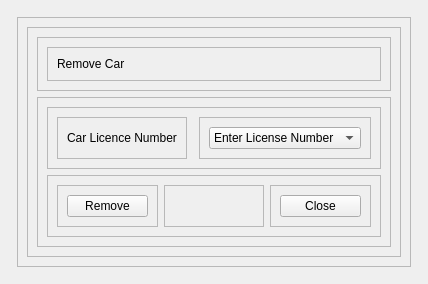
            <widget class="QWidget" name="tab_19">
             <attribute name="title">
              <string>Remove Car</string>
             </attribute>
             <layout class="QGridLayout" name="gridLayout_155">
              <item row="0" column="1">
               <widget class="QFrame" name="frame_215">
                <property name="frameShape">
                 <enum>QFrame::StyledPanel</enum>
                </property>
                <property name="frameShadow">
                 <enum>QFrame::Raised</enum>
                </property>
               </widget>
              </item>
              <item row="0" column="2">
               <widget class="QFrame" name="frame_216">
                <property name="frameShape">
                 <enum>QFrame::StyledPanel</enum>
                </property>
                <property name="frameShadow">
                 <enum>QFrame::Raised</enum>
                </property>
               </widget>
              </item>
              <item row="0" column="3">
               <widget class="QFrame" name="frame_217">
                <property name="frameShape">
                 <enum>QFrame::StyledPanel</enum>
                </property>
                <property name="frameShadow">
                 <enum>QFrame::Raised</enum>
                </property>
               </widget>
              </item>
              <item row="1" column="0">
               <widget class="QFrame" name="frame_219">
                <property name="frameShape">
                 <enum>QFrame::StyledPanel</enum>
                </property>
                <property name="frameShadow">
                 <enum>QFrame::Raised</enum>
                </property>
               </widget>
              </item>
              <item row="1" column="1" colspan="2">
               <widget class="QFrame" name="frame_214">
                <property name="frameShape">
                 <enum>QFrame::StyledPanel</enum>
                </property>
                <property name="frameShadow">
                 <enum>QFrame::Raised</enum>
                </property>
                <layout class="QGridLayout" name="gridLayout_154">
                 <item row="0" column="0">
                  <widget class="QFrame" name="frame_213">
                   <property name="frameShape">
                    <enum>QFrame::StyledPanel</enum>
                   </property>
                   <property name="frameShadow">
                    <enum>QFrame::Raised</enum>
                   </property>
                   <layout class="QGridLayout" name="gridLayout_152">
                    <item row="0" column="0">
                     <widget class="QFrame" name="frame_4">
                      <property name="frameShape">
                       <enum>QFrame::StyledPanel</enum>
                      </property>
                      <property name="frameShadow">
                       <enum>QFrame::Raised</enum>
                      </property>
                      <layout class="QGridLayout" name="gridLayout_151">
                       <item row="0" column="0">
                        <widget class="QFrame" name="frame_223">
                         <property name="frameShape">
                          <enum>QFrame::StyledPanel</enum>
                         </property>
                         <property name="frameShadow">
                          <enum>QFrame::Raised</enum>
                         </property>
                         <layout class="QGridLayout" name="gridLayout_156">
                          <item row="0" column="0">
                           <widget class="QLabel" name="label_57">
                            <property name="text">
                             <string>Remove Car</string>
                            </property>
                           </widget>
                          </item>
                         </layout>
                        </widget>
                       </item>
                      </layout>
                     </widget>
                    </item>
                    <item row="1" column="0">
                     <widget class="QFrame" name="frame_204">
                      <property name="frameShape">
                       <enum>QFrame::StyledPanel</enum>
                      </property>
                      <property name="frameShadow">
                       <enum>QFrame::Raised</enum>
                      </property>
                      <layout class="QGridLayout" name="gridLayout_150">
                       <item row="0" column="0">
                        <widget class="QFrame" name="frame_205">
                         <property name="frameShape">
                          <enum>QFrame::StyledPanel</enum>
                         </property>
                         <property name="frameShadow">
                          <enum>QFrame::Raised</enum>
                         </property>
                         <layout class="QGridLayout" name="gridLayout_146">
                          <item row="0" column="2">
                           <widget class="QFrame" name="frame_208">
                            <property name="frameShape">
                             <enum>QFrame::StyledPanel</enum>
                            </property>
                            <property name="frameShadow">
                             <enum>QFrame::Raised</enum>
                            </property>
                            <layout class="QGridLayout" name="gridLayout_145">
                             <item row="0" column="0">
                              <widget class="QComboBox" name="removecarlicence">
                               <item>
                                <property name="text">
                                 <string>Enter License Number</string>
                                </property>
                               </item>
                              </widget>
                             </item>
                            </layout>
                           </widget>
                          </item>
                          <item row="0" column="0">
                           <widget class="QFrame" name="frame_207">
                            <property name="frameShape">
                             <enum>QFrame::StyledPanel</enum>
                            </property>
                            <property name="frameShadow">
                             <enum>QFrame::Raised</enum>
                            </property>
                            <layout class="QGridLayout" name="gridLayout_144">
                             <item row="0" column="0">
                              <widget class="QLabel" name="label_58">
                               <property name="text">
                                <string>Car Licence Number</string>
                               </property>
                              </widget>
                             </item>
                            </layout>
                           </widget>
                          </item>
                          <item row="0" column="1">
                           <widget class="QFrame" name="frame_209">
                            <property name="frameShape">
                             <enum>QFrame::StyledPanel</enum>
                            </property>
                            <property name="frameShadow">
                             <enum>QFrame::Raised</enum>
                            </property>
                           </widget>
                          </item>
                         </layout>
                        </widget>
                       </item>
                       <item row="1" column="0">
                        <widget class="QFrame" name="frame_206">
                         <property name="frameShape">
                          <enum>QFrame::StyledPanel</enum>
                         </property>
                         <property name="frameShadow">
                          <enum>QFrame::Raised</enum>
                         </property>
                         <layout class="QGridLayout" name="gridLayout_149">
                          <item row="0" column="0">
                           <widget class="QFrame" name="frame_210">
                            <property name="frameShape">
                             <enum>QFrame::StyledPanel</enum>
                            </property>
                            <property name="frameShadow">
                             <enum>QFrame::Raised</enum>
                            </property>
                            <layout class="QGridLayout" name="gridLayout_147">
                             <item row="0" column="0">
                              <widget class="QPushButton" name="removedriveremove_2">
                               <property name="text">
                                <string>Remove</string>
                               </property>
                              </widget>
                             </item>
                            </layout>
                           </widget>
                          </item>
                          <item row="0" column="1">
                           <widget class="QFrame" name="frame_211">
                            <property name="frameShape">
                             <enum>QFrame::StyledPanel</enum>
                            </property>
                            <property name="frameShadow">
                             <enum>QFrame::Raised</enum>
                            </property>
                           </widget>
                          </item>
                          <item row="0" column="2">
                           <widget class="QFrame" name="frame_212">
                            <property name="frameShape">
                             <enum>QFrame::StyledPanel</enum>
                            </property>
                            <property name="frameShadow">
                             <enum>QFrame::Raised</enum>
                            </property>
                            <layout class="QGridLayout" name="gridLayout_148">
                             <item row="0" column="0">
                              <widget class="QPushButton" name="removedriveclose_2">
                               <property name="text">
                                <string>Close</string>
                               </property>
                              </widget>
                             </item>
                            </layout>
                           </widget>
                          </item>
                         </layout>
                        </widget>
                       </item>
                      </layout>
                     </widget>
                    </item>
                   </layout>
                  </widget>
                 </item>
                </layout>
               </widget>
              </item>
              <item row="1" column="3">
               <widget class="QFrame" name="frame_218">
                <property name="frameShape">
                 <enum>QFrame::StyledPanel</enum>
                </property>
                <property name="frameShadow">
                 <enum>QFrame::Raised</enum>
                </property>
               </widget>
              </item>
              <item row="2" column="0" colspan="2">
               <widget class="QFrame" name="frame_220">
                <property name="frameShape">
                 <enum>QFrame::StyledPanel</enum>
                </property>
                <property name="frameShadow">
                 <enum>QFrame::Raised</enum>
                </property>
               </widget>
              </item>
              <item row="2" column="2">
               <widget class="QFrame" name="frame_221">
                <property name="frameShape">
                 <enum>QFrame::StyledPanel</enum>
                </property>
                <property name="frameShadow">
                 <enum>QFrame::Raised</enum>
                </property>
               </widget>
              </item>
              <item row="2" column="3">
               <widget class="QFrame" name="frame_222">
                <property name="frameShape">
                 <enum>QFrame::StyledPanel</enum>
                </property>
                <property name="frameShadow">
                 <enum>QFrame::Raised</enum>
                </property>
               </widget>
              </item>
             </layout>
            </widget>
